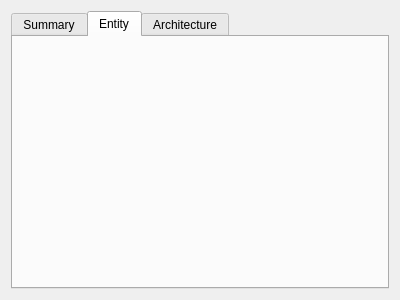
<?xml version="1.0" encoding="UTF-8"?>
<ui version="4.0">
 <class>IP_View</class>
 <widget class="QWidget" name="IP_View">
  <property name="geometry">
   <rect>
    <x>0</x>
    <y>0</y>
    <width>400</width>
    <height>300</height>
   </rect>
  </property>
  <property name="windowTitle">
   <string>Form</string>
  </property>
  <layout class="QGridLayout" name="gridLayout">
   <item row="0" column="1">
    <widget class="QTabWidget" name="tabWidget">
     <property name="currentIndex">
      <number>1</number>
     </property>
     <widget class="QWidget" name="tab_2">
      <attribute name="title">
       <string>Summary</string>
      </attribute>
      <layout class="QGridLayout" name="gridLayout_5">
       <item row="0" column="0">
        <widget class="QTableWidget" name="tableWidget">
         <row>
          <property name="text">
           <string/>
          </property>
         </row>
         <row>
          <property name="text">
           <string/>
          </property>
          <property name="background">
           <color>
            <red>255</red>
            <green>0</green>
            <blue>0</blue>
           </color>
          </property>
          <property name="foreground">
           <brush brushstyle="SolidPattern">
            <color alpha="255">
             <red>0</red>
             <green>0</green>
             <blue>0</blue>
            </color>
           </brush>
          </property>
         </row>
         <column>
          <property name="text">
           <string>Signal Name</string>
          </property>
         </column>
         <column>
          <property name="text">
           <string>Direction</string>
          </property>
         </column>
         <column>
          <property name="text">
           <string>Width</string>
          </property>
         </column>
         <column>
          <property name="text">
           <string>Comments</string>
          </property>
         </column>
         <item row="0" column="0">
          <property name="text">
           <string>sd</string>
          </property>
         </item>
         <item row="1" column="0">
          <property name="text">
           <string>sxfsdf</string>
          </property>
         </item>
        </widget>
       </item>
      </layout>
     </widget>
     <widget class="QWidget" name="tab">
      <attribute name="title">
       <string>Entity</string>
      </attribute>
      <layout class="QGridLayout" name="gridLayout_2">
       <item row="0" column="0">
        <layout class="QGridLayout" name="gridLayout_3"/>
       </item>
      </layout>
     </widget>
     <widget class="QWidget" name="Architecture_tab">
      <attribute name="title">
       <string>Architecture</string>
      </attribute>
      <layout class="QGridLayout" name="gridLayout_4">
       <item row="0" column="0">
        <widget class="QGraphicsView" name="graphicsView"/>
       </item>
      </layout>
     </widget>
    </widget>
   </item>
  </layout>
 </widget>
 <resources/>
 <connections/>
</ui>
